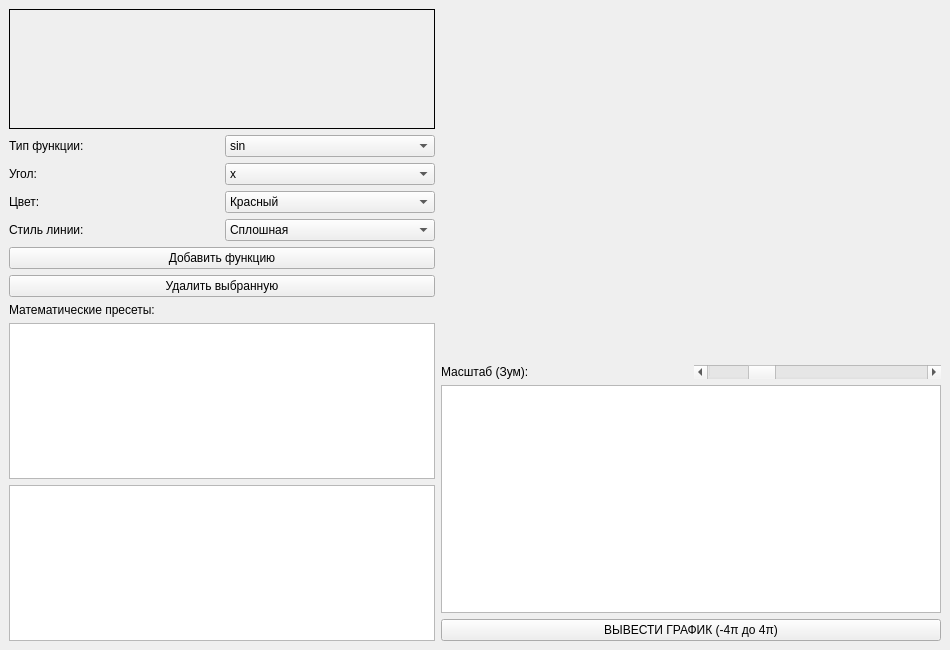
<?xml version="1.0" encoding="UTF-8"?>
<ui version="4.0">
 <class>MainWindow</class>
 <widget class="QMainWindow" name="MainWindow">
  <property name="geometry">
   <rect>
    <x>0</x>
    <y>0</y>
    <width>950</width>
    <height>650</height>
   </rect>
  </property>
  <property name="windowTitle">
   <string>Простые Графики (Упрощено)</string>
  </property>
  <widget class="QWidget" name="centralwidget">
   <layout class="QHBoxLayout" name="horizontalLayout">
    <item>
     <layout class="QVBoxLayout" name="controlLayout">
      <item>
       <widget class="QLabel" name="labelImageFile">
        <property name="minimumSize">
         <size>
          <width>120</width>
          <height>120</height>
         </size>
        </property>
        <property name="frameShape">
         <enum>QFrame::Box</enum>
        </property>
        <property name="alignment">
         <set>Qt::AlignCenter</set>
        </property>
       </widget>
      </item>
      <item>
       <layout class="QGridLayout" name="formLayout">
        <item row="0" column="0">
         <widget class="QLabel" name="lbl1">
          <property name="text">
           <string>Тип функции:</string>
          </property>
         </widget>
        </item>
        <item row="0" column="1">
         <widget class="QComboBox" name="comboBoxType">
          <item>
           <property name="text"><string>sin</string></property>
          </item>
          <item>
           <property name="text"><string>cos</string></property>
          </item>
          <item>
           <property name="text"><string>tan</string></property>
          </item>
         </widget>
        </item>
        <item row="1" column="0">
         <widget class="QLabel" name="lbl2">
          <property name="text">
           <string>Угол:</string>
          </property>
         </widget>
        </item>
        <item row="1" column="1">
         <widget class="QComboBox" name="comboBoxMultiplier">
          <item>
           <property name="text"><string>x</string></property>
          </item>
          <item>
           <property name="text"><string>2x</string></property>
          </item>
          <item>
           <property name="text"><string>3x</string></property>
          </item>
         </widget>
        </item>
        <item row="2" column="0">
         <widget class="QLabel" name="lbl3">
          <property name="text">
           <string>Цвет:</string>
          </property>
         </widget>
        </item>
        <item row="2" column="1">
         <widget class="QComboBox" name="comboBoxColor">
          <item>
           <property name="text"><string>Красный</string></property>
          </item>
          <item>
           <property name="text"><string>Синий</string></property>
          </item>
          <item>
           <property name="text"><string>Зеленый</string></property>
          </item>
          <item>
           <property name="text"><string>Черный</string></property>
          </item>
         </widget>
        </item>
        <item row="3" column="0">
         <widget class="QLabel" name="lbl4">
          <property name="text">
           <string>Стиль линии:</string>
          </property>
         </widget>
        </item>
        <item row="3" column="1">
         <widget class="QComboBox" name="comboBoxStyle">
          <item>
           <property name="text"><string>Сплошная</string></property>
          </item>
          <item>
           <property name="text"><string>Штриховая</string></property>
          </item>
          <item>
           <property name="text"><string>Пунктирная</string></property>
          </item>
         </widget>
        </item>
       </layout>
      </item>
      <item>
       <widget class="QPushButton" name="btnAdd">
        <property name="text">
         <string>Добавить функцию</string>
        </property>
       </widget>
      </item>
      <item>
       <widget class="QPushButton" name="btnDelete">
        <property name="text">
         <string>Удалить выбранную</string>
        </property>
       </widget>
      </item>
      <item>
       <widget class="QLabel" name="lblPresets">
        <property name="text">
         <string>Математические пресеты:</string>
        </property>
       </widget>
      </item>
      <item>
       <widget class="QListView" name="listViewPresets"/>
      </item>
      <item>
       <widget class="QListWidget" name="listWidget"/>
      </item>
     </layout>
    </item>
    <item>
     <layout class="QVBoxLayout" name="graphLayout">
      <item>
       <widget class="QLabel" name="labelGraph">
        <property name="minimumSize">
         <size>
          <width>500</width>
          <height>350</height>
         </size>
        </property>
        <property name="text">
         <string/>
        </property>
       </widget>
      </item>
      <item>
       <layout class="QHBoxLayout" name="scrollLayout">
        <item>
         <widget class="QLabel" name="lblZoom">
          <property name="text">
           <string>Масштаб (Зум):</string>
          </property>
         </widget>
        </item>
        <item>
         <widget class="QScrollBar" name="scrollBarZoom">
          <property name="minimum">
           <number>10</number>
          </property>
          <property name="maximum">
           <number>200</number>
          </property>
          <property name="value">
           <number>50</number>
          </property>
          <property name="orientation">
           <enum>Qt::Horizontal</enum>
          </property>
         </widget>
        </item>
       </layout>
      </item>
      <item>
       <widget class="QTableWidget" name="tableWidget"/>
      </item>
      <item>
       <widget class="QPushButton" name="btnPlot">
        <property name="text">
         <string>ВЫВЕСТИ ГРАФИК (-4π до 4π)</string>
        </property>
       </widget>
      </item>
     </layout>
    </item>
   </layout>
  </widget>
 </widget>
 <resources/>
 <connections/>
</ui>
